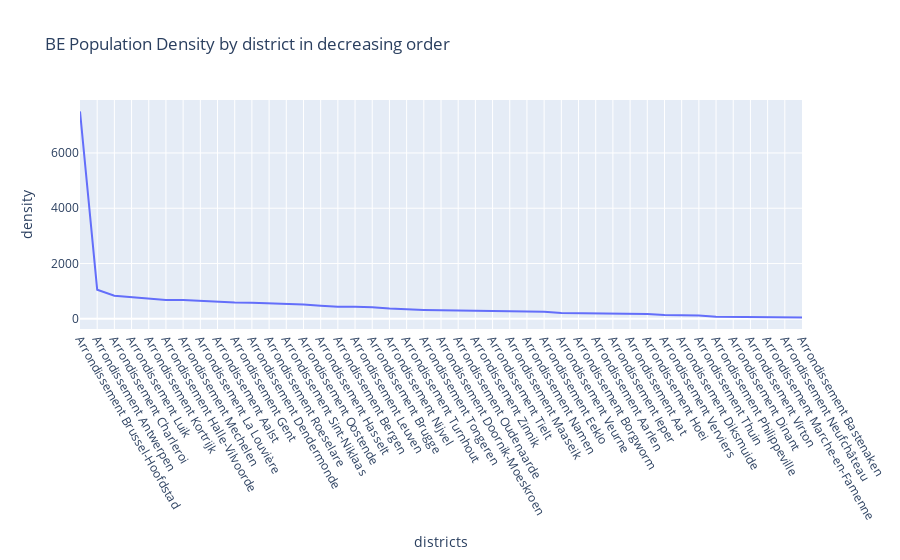

Notebook code for this chart:
### Code cell
fig = px.line(x=sorted_dens_2020["ADM_DSTR"], y=sorted_dens_2020["DENSITY(hab/km2)"], labels = {"x": "districts", "y": "density"}, 
            title = "BE Population Density by district in decreasing order")
#ax.set_xlabel(xlabel, rotation=60)
fig.update_xaxes(tickangle=60)
#plt.figure(figsize=(25,15))
fig.show()

### Figure 1 — Plotly figure (JSON) as saved in the notebook; plotly's stock layout.template omitted (floating-point values rounded to 4 significant figures)
{"data": [{"hovertemplate": "districts=%{x}<br>density=%{y}<extra></extra>", "legendgroup": "", "line": {"color": "#636efa", "dash": "solid"}, "marker": {"symbol": "circle"}, "mode": "lines", "name": "", "orientation": "v", "showlegend": false, "type": "scatter", "x": ["Arrondissement Brussel-Hoofdstad", "Arrondissement Antwerpen", "Arrondissement Charleroi", "Arrondissement Luik", "Arrondissement Kortrijk", "Arrondissement Halle-Vilvoorde", "Arrondissement Mechelen", "Arrondissement La Louvière", "Arrondissement Aalst", "Arrondissement Gent", "Arrondissement Dendermonde", "Arrondissement Roeselare", "Arrondissement Sint-Niklaas", "Arrondissement Oostende", "Arrondissement Hasselt", "Arrondissement Bergen", "Arrondissement Leuven", "Arrondissement Brugge", "Arrondissement Nijvel", "Arrondissement Turnhout", "Arrondissement Tongeren", "Arrondissement Doornik-Moeskroen", "Arrondissement Oudenaarde", "Arrondissement Zinnik", "Arrondissement Tielt", "Arrondissement Maaseik", "Arrondissement Namen", "Arrondissement Eeklo", "Arrondissement Veurne", "Arrondissement Borgworm", "Arrondissement Aarlen", "Arrondissement Ieper", "Arrondissement Aat", "Arrondissement Hoei", "Arrondissement Verviers", "Arrondissement Diksmuide", "Arrondissement Thuin", "Arrondissement Philippeville", "Arrondissement Dinant", "Arrondissement Virton", "Arrondissement Marche-en-Famenne", "Arrondissement Neufchâteau", "Arrondissement Bastenaken"], "xaxis": "x", "y": [7501.0, 1053.0, 834.1, 786.2, 720.2, 678.3, 678.2, 644.7, 620.9, 593.9, 584.0, 564.2, 531.5, 518.0, 475.5, 440.6, 438.0, 420.0, 370.1, 341.8, 323.7, 313.2, 294.7, 294.1, 281.5, 276.9, 272.5, 255.4, 214.2, 209.8, 197.6, 192.5, 191.2, 172.2, 143.4, 141.6, 116.8, 72.8, 69.72, 69.65, 59.26, 46.94, 46.9], "yaxis": "y"}], "layout": {"legend": {"tracegroupgap": 0}, "title": {"text": "BE Population Density by district in decreasing order"}, "xaxis": {"anchor": "y", "domain": [0, 1], "tickangle": 60, "title": {"text": "districts"}}, "yaxis": {"anchor": "x", "domain": [0, 1], "title": {"text": "density"}}}}
